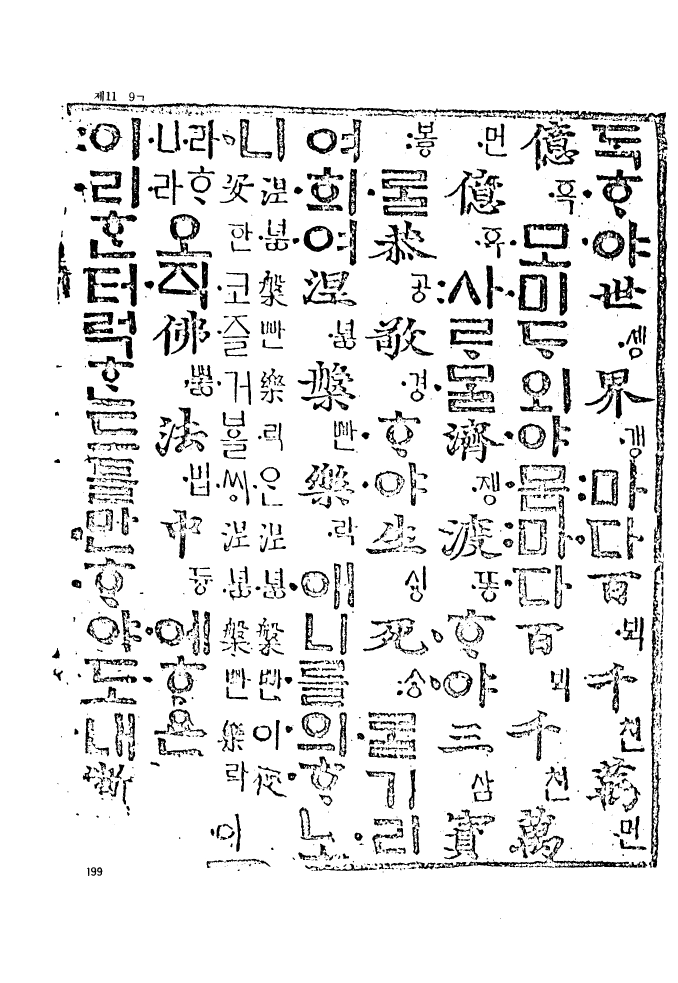
#> input picture sample_images/017.png, 2033 x 2948 px (shown at 1/3 size)
$ python -i img_crop.py   (imports and definitions only)
#> lines starting #> are read from the running program, lines starting #| are printed output that depends on the picture
#> further down, picture is the input picture: shape (2948, 2033, 3); mean B, G, R 230, 230, 230
import cv2

def kernel_avr(img, x, y, kernel):
    v_list = []
    x_start = x - ((kernel - 1) / 2)
    y_start = y - ((kernel - 1) / 2)
    for y_turn in range(kernel):
        for x_turn in range(kernel):
            _y = int(y_start + y_turn)
            _x = int(x_start + x_turn)
            v_list.append(img[_y, _x])
    v_avr = sum(v_list) / len(v_list)
    return v_avr

def crop_magic(img, stride = 6, draw_line = False, crop_padding = 6, kernel = 3, skip_stride = 1, thres = 0.7):
    '''
    img = 이미지
    stride = x, y를 몇 칸씩 전진하며 이미지 분석을 할 것인가?
    draw_line = 빨간색 줄 표시 옵션
    crop_padding = crop박스 크기를 키울 수 있는 옵션
    kernel = 커널 사이즈.
    skip_stride = 이미지 코너 부분 몇 stride 만큼 무시할 것인지?
    thres = Crop할 배경색을 판단하는 기준값(높을 수록 안전하게 적게 자름)
    '''
#> called with stride = 6, draw_line = False, crop_padding = 6, kernel = 3, skip_stride = 1, thres = 0.7
    try:
        kernel_pad = int((kernel - 1) / 2)
        origin_height, origin_width, c = img.shape
#> origin_height = 2948; origin_width = 2033; c = 3
        resize_img = cv2.resize(img, (1000, 1000))
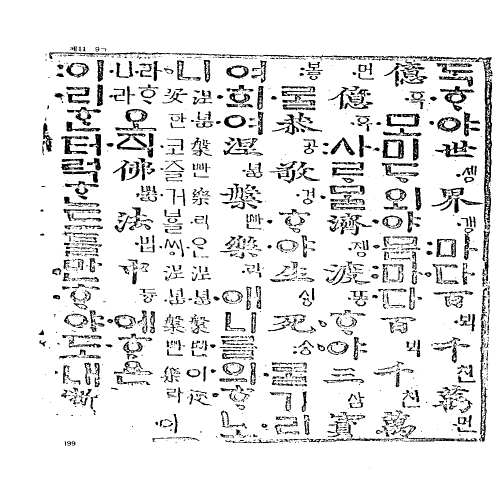
#> resize_img: shape (1000, 1000, 3) (shown at 1/2 size); mean B, G, R 230, 230, 230
        height, width, c = resize_img.shape
#> height = 1000; width = 1000

        hsv_img = cv2.cvtColor(resize_img, cv2.COLOR_BGR2HSV)
#> hsv_img: shape (1000, 1000, 3); mean H, S, V 0.8, 0.7, 230
        h, s, v_img = cv2.split(hsv_img)
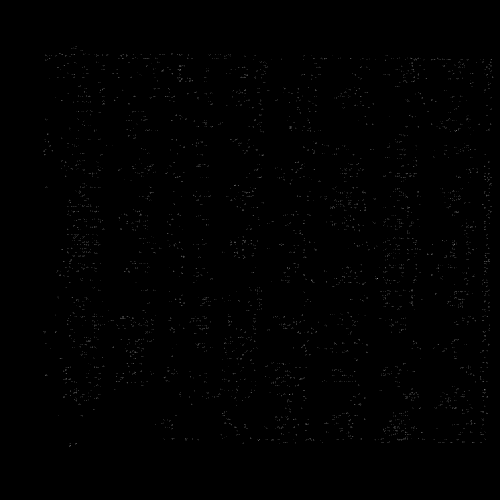
#> h: shape (1000, 1000) (shown at 1/2 size); min 0, max 173, mean 0.8

        height -= kernel_pad
#> height = 999
        width -= kernel_pad
#> width = 999

        # x+
        x, y, v_list = kernel_pad, kernel_pad, []
        x = x + (stride * skip_stride)
        while True:
            now_v = kernel_avr(v_img, x, y, kernel)
            if now_v == 0:
                now_v += 0.0001
            v_list.append(now_v)

            y += stride
            if y >= height:
                v_avr = (sum(v_list) / len(v_list))

                if min(v_list) / v_avr < thres or v_avr / max(v_list) < thres:
                    x1 = x
                    break
                y, v_list = 0, []
                x += stride
#> this loop made 2171 passes
#> after the loop, v_avr = 253; v_list = 167 values, max 255 at index 0, min 83.78 at index 114, mean 253; x = 79; x1 = 79; y = 1002

        # y+
        x, y, v_list = kernel_pad, kernel_pad, []
        y = y + (stride * skip_stride)
        while True:
            now_v = kernel_avr(v_img, x, y, kernel)
            if now_v == 0:
                now_v += 0.0001
            v_list.append(now_v)

            x += stride
            if x >= width:
                v_avr = (sum(v_list) / len(v_list))

                if min(v_list) / v_avr < thres or v_avr / max(v_list) < thres:
                    y1 = y
                    break
                x, v_list = 0, []
                y += stride
#> this loop made 2672 passes
#> after the loop, v_avr = 248.8; v_list = 167 values, max 255 at index 0, min 50.89 at index 24, mean 248.8; x = 1002; y = 97; y1 = 97

        # x-
        x, y, v_list = width-1, kernel_pad, []
#> x = 998; y = 1; v_list = []
        x = x - (stride * skip_stride)
#> x = 992
        while True:
            now_v = kernel_avr(v_img, x, y, kernel)
            if now_v == 0:
                now_v += 0.0001
            v_list.append(now_v)

            y += stride
            if y >= height:
                v_avr = (sum(v_list) / len(v_list))

                if min(v_list) / v_avr < thres or v_avr / max(v_list) < thres:
                    x2 = x
                    break
                y, v_list = 0, []
                x -= stride
#> this loop made 501 passes
#> now_v on pass 167: 255
#> after the loop, v_avr = 192.8; v_list = 167 values, max 255 at index 0, min 0.0001 at index 57, mean 192.8; x = 980; x2 = 980; y = 1002

        # y-
        x, y, v_list = kernel_pad, height-1, []
#> x = 1; y = 998; v_list = []
        y = y - (stride * skip_stride)
#> y = 992
        while True:
            now_v = kernel_avr(v_img, x, y, kernel)
            if now_v == 0:
                now_v += 0.0001
            v_list.append(now_v)

            x += stride
            if x >= width:
                v_avr = (sum(v_list) / len(v_list))

                if min(v_list) / v_avr < thres or v_avr / max(v_list) < thres:
                    y2 = y
                    break
                x, v_list = 0, []
                y -= stride
#> this loop made 3006 passes

        # Padding
        if x1 >= crop_padding:
            x1 -= crop_padding
        if y1 >= crop_padding:
            y1 -= crop_padding
        if x2 <= width - crop_padding:
            x2 += crop_padding
        if y2 <= height - crop_padding:
            y2 += crop_padding

        # 리사이즈된 bbox 복윈
        x1 = x1 / width * origin_width
        y1 = y1 / height * origin_height
        x2 = x2 / width * origin_width
        y2 = y2 / height * origin_height
        x1, y1, x2, y2 = int(x1), int(y1), int(x2), int(y2)

        bbox = [x1, y1, x2, y2]

        return bbox
    except:
        print('사진 crop 에러 발생. crop 무시.')
        full_bbox = [0, 0, origin_width, origin_height]
        return full_bbox

def cropbbox2originbbox(img_h, img_w, cropped_bbox, result_bbox):
    x_shift = cropped_bbox[0]
    y_shift = cropped_bbox[1]

    result_bbox[0] += x_shift
    result_bbox[1] += y_shift
    result_bbox[2] += x_shift
    result_bbox[3] += y_shift

    return result_bbox

>>> import cv2
>>> picture = cv2.imread('sample_images/017.png')
>>> result = crop_magic(picture)

$ run again, on sample_images/090.png
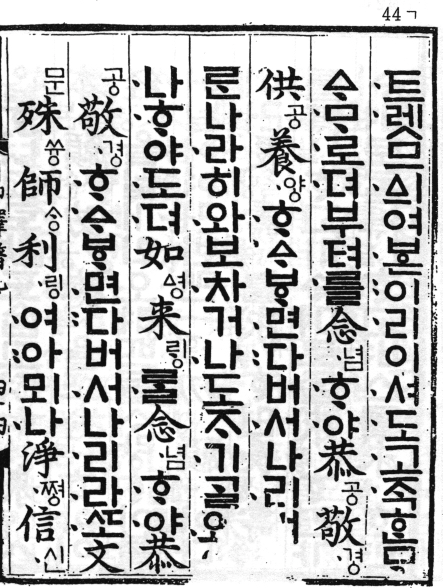
#> input picture sample_images/090.png, 885 x 1175 px (shown at 1/2 size)
#> picture is the input picture: shape (1175, 885, 3); mean B, G, R 187.4, 187.4, 187.4
#> in crop_magic, `resize_img = cv2.resize(img, (1000, 1000))`:
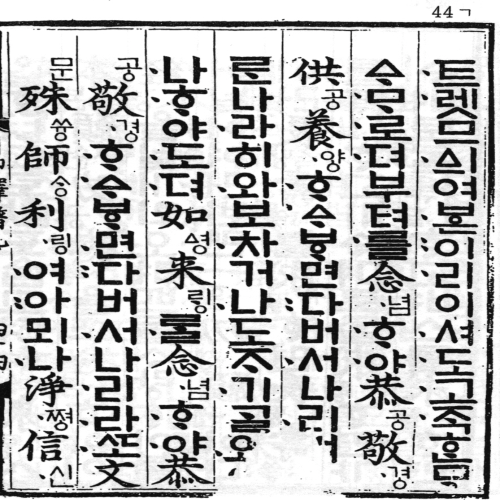
#> resize_img: shape (1000, 1000, 3) (shown at 1/2 size); mean B, G, R 187.3, 187.3, 187.3
#> hsv_img: shape (1000, 1000, 3); mean H, S, V 6.8, 0.3, 187.3
#> in crop_magic, `h, s, v_img = cv2.split(hsv_img)`:
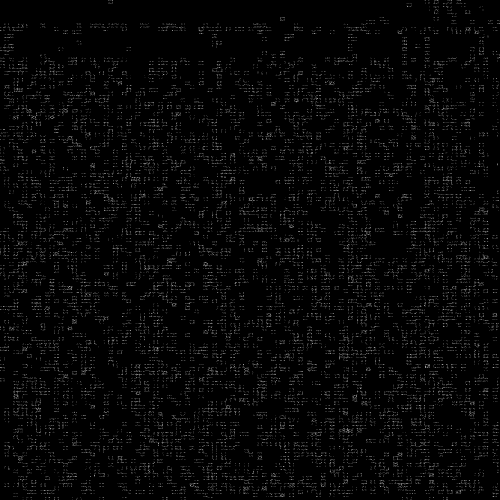
#> h: shape (1000, 1000) (shown at 1/2 size); min 0, max 173, mean 6.8
#> the loop in crop_magic, `while True:` made 167 passes
#> now_v on pass 167: 251.7
#> after the loop in crop_magic, `while True:`: v_avr = 183.1; v_list = 167 values, max 255 at index 0, min 11.67 at index 130, mean 183.1; x = 7; y = 1003
#> the loop in crop_magic, `while True:` made 334 passes
#> now_v on pass 167: 255
#> after the loop in crop_magic, `while True:`: v_avr = 252.6; v_list = 167 values, max 255 at index 0, min 51.67 at index 146, mean 252.6; x = 1002; y = 13
#> after the loop in crop_magic, `while True:`: v_avr = 146.6; v_list = 167 values, max 255 at index 0, min 17.11 at index 52, mean 146.6; x = 986; y = 1002
#> the loop in crop_magic, `while True:` made 167 passes
#> now_v on pass 167: 254.8
#> after the loop in crop_magic, `while True:`: v_avr = 101.1; v_list = 167 values, max 255 at index 84, min 14 at index 130, mean 101.1; x = 1003; y = 992
#> in crop_magic, `x1 -= crop_padding`: x1 = 1
#> in crop_magic, `y1 -= crop_padding`: y1 = 7
#> in crop_magic, `x2 += crop_padding`: x2 = 992
#> in crop_magic, `y2 += crop_padding`: y2 = 998
#> in crop_magic, `x1 = x1 / width * origin_width`: x1 = 0.886
#> in crop_magic, `y1 = y1 / height * origin_height`: y1 = 8.23
#> in crop_magic, `x2 = x2 / width * origin_width`: x2 = 878.8
#> in crop_magic, `y2 = y2 / height * origin_height`: y2 = 1173.8
#> in crop_magic, `x1, y1, x2, y2 = int(x1), int(y1), int(x2), int(y2)`: x1 = 0; y1 = 8; x2 = 878; y2 = 1173
#> bbox = [0, 8, 878, 1173]
